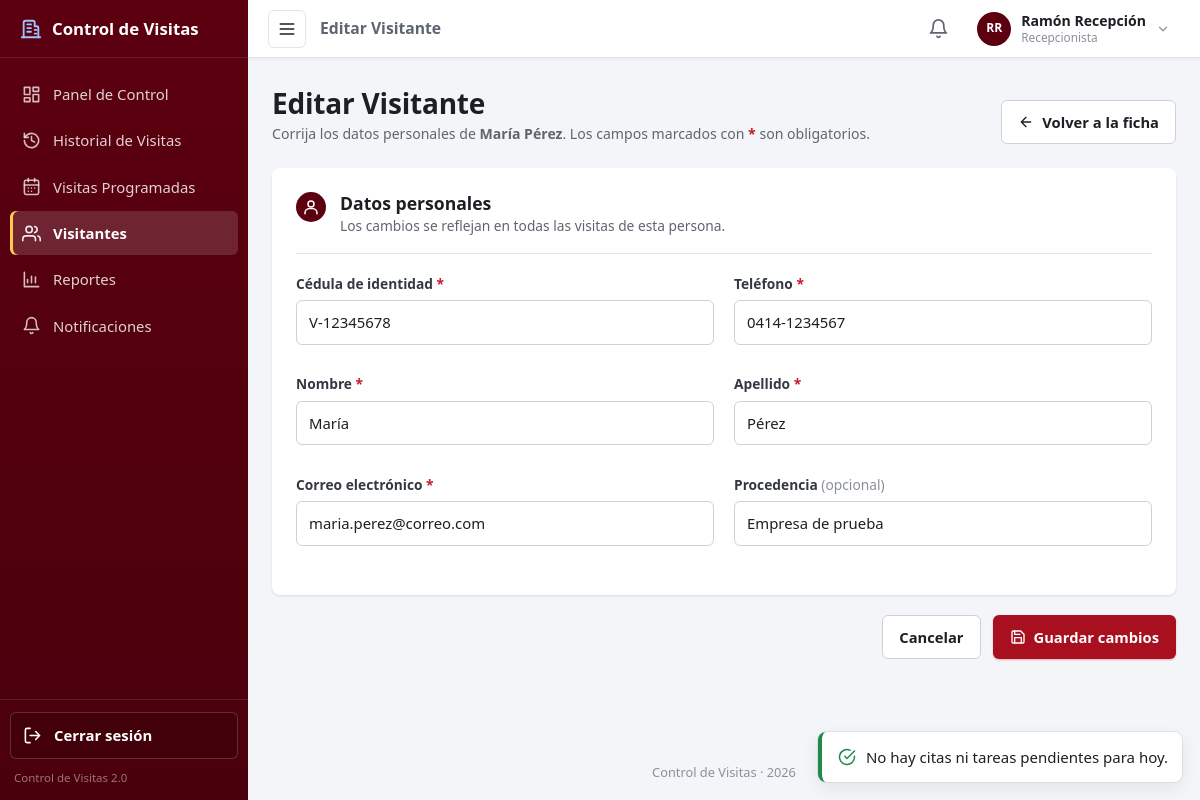
Screenshot of /public/visitantes/editar?id=1 (signed in) with the database file from the repository.
### tables this page shows
CREATE TABLE usuario (
    id_usuario  INT UNSIGNED     NOT NULL AUTO_INCREMENT,
    cedula      VARCHAR(15)      NOT NULL,
    nombre      VARCHAR(60)      NOT NULL,
    apellido    VARCHAR(60)      NOT NULL,
    telefono    VARCHAR(20)      NOT NULL,
    correo      VARCHAR(100)     NULL,        
    `user`      VARCHAR(40)      NOT NULL,    
    `password`  VARCHAR(255)     NOT NULL,    
    estado      TINYINT(1)       NOT NULL DEFAULT 1,   
    id_rol      TINYINT UNSIGNED NOT NULL,
    PRIMARY KEY (id_usuario),
    UNIQUE KEY uq_usuario_cedula (cedula),
    UNIQUE KEY uq_usuario_user (`user`),
    UNIQUE KEY uq_usuario_correo (correo),
    CONSTRAINT fk_usuario_rol
        FOREIGN KEY (id_rol) REFERENCES rol (id_rol)
        ON UPDATE CASCADE
        ON DELETE RESTRICT
);

CREATE TABLE rol (
    id_rol      TINYINT UNSIGNED NOT NULL AUTO_INCREMENT,
    nombre_rol  VARCHAR(30)      NOT NULL,
    PRIMARY KEY (id_rol),
    UNIQUE KEY uq_rol_nombre (nombre_rol)
);

CREATE TABLE visitante (
    id_visitante  INT UNSIGNED NOT NULL AUTO_INCREMENT,
    cedula        VARCHAR(15)  NOT NULL,        
    nombre        VARCHAR(60)  NOT NULL,
    apellido      VARCHAR(60)  NOT NULL,
    telefono      VARCHAR(20)  NOT NULL,        
    correo        VARCHAR(100) NOT NULL,        
    procedencia   VARCHAR(100) NOT NULL DEFAULT '',   
    PRIMARY KEY (id_visitante),
    UNIQUE KEY uq_visitante_cedula (cedula)
);

### app/views/visitantes/editar.php (the view, shortened to what the rows shown need)
<?php
$error = static fn (string $campo): string => $errores[$campo] ?? '';
$valor = static fn (string $campo): string => (string) ($old[$campo] ?? '');
$claseCampo = static fn (string $campo): string => isset($errores[$campo]) ? 'campo con-error' : 'campo';
?>
<section class="encabezado-pagina">
    <div>
        <h1>Editar Visitante</h1>
        <p>Corrija los datos personales de <strong><?= e($visitante['nombre'] . ' ' . $visitante['apellido']) ?></strong>. Los campos marcados con <span class="obligatorio">*</span> son obligatorios.</p>
    </div>
</section>
<form method="post" action="<?= e(url('visitantes/actualizar')) ?>" class="formulario" novalidate data-validar-formulario>
    <section class="panel seccion-formulario">
        <div class="seccion-titulo">
            <div>
                <h2>Datos personales</h2>
            </div>
        </div>
        <div class="rejilla rejilla-2">
            <div class="<?= $claseCampo('cedula') ?>">
                <label for="cedula">Cédula de identidad <span class="obligatorio">*</span></label>
                <input type="text" id="cedula" name="cedula" required maxlength="14" autocomplete="off"
                       placeholder="Ej: V-28123456 o E-81234567" value="<?= e($valor('cedula')) ?>" data-validar="cedula">
                <small class="campo-error" data-error-de="cedula"><?= e($error('cedula')) ?></small>
            </div>
            <div class="<?= $claseCampo('telefono') ?>">
                <label for="telefono">Teléfono <span class="obligatorio">*</span></label>
                <input type="tel" id="telefono" name="telefono" required maxlength="20" autocomplete="off"
                       placeholder="Ej: 0414-1234567 o +57 300 1234567" value="<?= e($valor('telefono')) ?>" data-validar="telefono">
                <small class="campo-error" data-error-de="telefono"><?= e($error('telefono')) ?></small>
            </div>
            <div class="<?= $claseCampo('nombre') ?>">
                <label for="nombre">Nombre <span class="obligatorio">*</span></label>
                <input type="text" id="nombre" name="nombre" required maxlength="60" autocomplete="off"
                       value="<?= e($valor('nombre')) ?>" data-validar="nombre" data-nombre-campo="nombre">
                <small class="campo-error" data-error-de="nombre"><?= e($error('nombre')) ?></small>
            </div>
            <div class="<?= $claseCampo('apellido') ?>">
                <label for="apellido">Apellido <span class="obligatorio">*</span></label>
                <input type="text" id="apellido" name="apellido" required maxlength="60" autocomplete="off"
                       value="<?= e($valor('apellido')) ?>" data-validar="nombre" data-nombre-campo="apellido">
                <small class="campo-error" data-error-de="apellido"><?= e($error('apellido')) ?></small>
            </div>
            <div class="<?= $claseCampo('correo') ?>">
                <label for="correo">Correo electrónico <span class="obligatorio">*</span></label>
                <input type="email" id="correo" name="correo" required maxlength="100" autocomplete="off"
                       placeholder="nombre@correo.com" value="<?= e($valor('correo')) ?>" data-validar="correo">
                <small class="campo-error" data-error-de="correo"><?= e($error('correo')) ?></small>
            </div>
            <div class="<?= $claseCampo('procedencia') ?>">
                <label for="procedencia">Procedencia <span class="opcional">(opcional)</span></label>
                <input type="text" id="procedencia" name="procedencia" maxlength="100"
                       placeholder="Empresa, institución o ciudad" value="<?= e($valor('procedencia')) ?>">
                <small class="campo-error" data-error-de="procedencia"><?= e($error('procedencia')) ?></small>
            </div>
        </div>
    </section>
</form>

### app/views/layouts/header.php (shortened to what the rows shown need)
<?php
$usuarioSesion = $_SESSION['usuario'] ?? null;
$notificacionesPendientes ??= [];
?>
<!DOCTYPE html>
<html lang="es">
<head>
    <?php foreach (hojasDeEstilo() as $hoja): ?>
    <link rel="stylesheet" href="<?= e($hoja) ?>">
    <?php endforeach; ?>
</head>
<body class="con-barra-lateral"
      data-requiere-sesion
      data-url-sesion="<?= e(url('sesion/estado')) ?>"
      data-url-login="<?= e(url('login')) ?>"
      data-url-notificaciones="<?= e(url('notificaciones')) ?>"
      data-url-estado-notificaciones="<?= e(url('notificaciones/estado')) ?>"
      data-url-recordatorios="<?= e(url('notificaciones/recordatorios')) ?>"
      data-csrf="<?= e($csrf ?? '') ?>"
      data-claves-notificaciones="<?= e(implode(',', array_column($notificacionesPendientes ?? [], 'clave'))) ?>">
<div class="area-principal">
    <header class="barra-superior">
        <?php if ($usuarioSesion): ?>
            <details class="menu-notificaciones" data-menu-notificaciones>
                <summary aria-label="Notificaciones pendientes">
                    <svg class="icono" viewBox="0 0 24 24" aria-hidden="true"><path d="M6 8a6 6 0 0 1 12 0c0 7 3 9 3 9H3s3-2 3-9"/><path d="M10.3 21a1.9 1.9 0 0 0 3.4 0"/></svg>
                </summary>
            </details>
            <details class="menu-usuario">
                <summary aria-label="Opciones de la cuenta">
                    <span class="avatar-usuario" aria-hidden="true"><?= e(iniciales($usuarioSesion['nombre'] . ' ' . $usuarioSesion['apellido'])) ?></span>
                    <span class="menu-usuario-nombre">
                        <?= e($usuarioSesion['nombre'] . ' ' . $usuarioSesion['apellido']) ?>
                        <small><?= e($usuarioSesion['nombre_rol']) ?></small>
                    </span>
                    <svg class="icono icono-flecha" viewBox="0 0 24 24" aria-hidden="true"><path d="m6 9 6 6 6-6"/></svg>
                </summary>
            </details>
        <?php endif; ?>
    </header>
    <main class="contenedor" id="contenido">

### rows the page displays
usuario: nombre+apellido "RR", nombre+apellido "Ramón Recepción", id_rol.nombre_rol "Recepcionista"
visitante: nombre+apellido "María Pérez", cedula "V-12345678", telefono "0414-1234567", nombre "María", apellido "Pérez", correo "maria.perez@correo.com", procedencia "Empresa de prueba"

### other values shown
$texto "Panel de Control"
$texto "Historial de Visitas"
$texto "Visitas Programadas"
$texto "Visitantes"
$texto "Reportes"
$texto "Notificaciones"
$tituloPagina "Editar Visitante"
